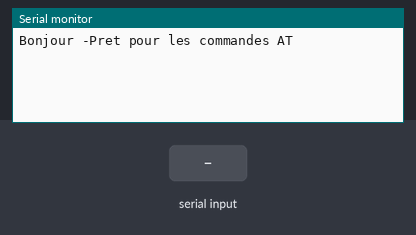
Bench run of a sketch on a simulated Arduino Uno, built with avr-gcc and run on an emulated ATmega328P. On the bench: the last lines printed to the serial monitor. Inputs (shaded band) come from the test bench.

Above: at 2.2 s.
2.3 s: "1" received over the second serial link
At 2.9 s:
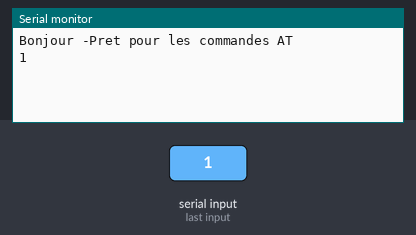
3.8 s: "0" received over the second serial link
At 5.2 s:
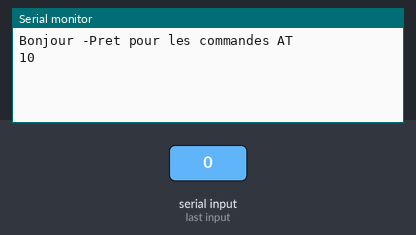

The sketch:

verif_bluetooth.ino
```cpp
#include<SoftwareSerial.h>
#define RX 11
#define TX 10
SoftwareSerial BlueT(RX,TX);

void setup() {
  // put your setup code here, to run once:
Serial.begin(9600);
delay(500);
Serial.println("Bonjour -Pret pour les commandes AT");
BlueT.begin(9600);
delay(500);
}


void loop() {
  // put your main code here, to run repeatedly:
 while (BlueT.available()) {
  Serial.print(char(BlueT.read())); }
 while (Serial.available()) {
  BlueT.write(char(Serial.read()));
 }}
```

Measured:
- after the input at 2.3 s, the serial monitor: prints a new line at once (image 1)
- after the input at 3.8 s, the serial monitor: prints a new line at once (image 2)
